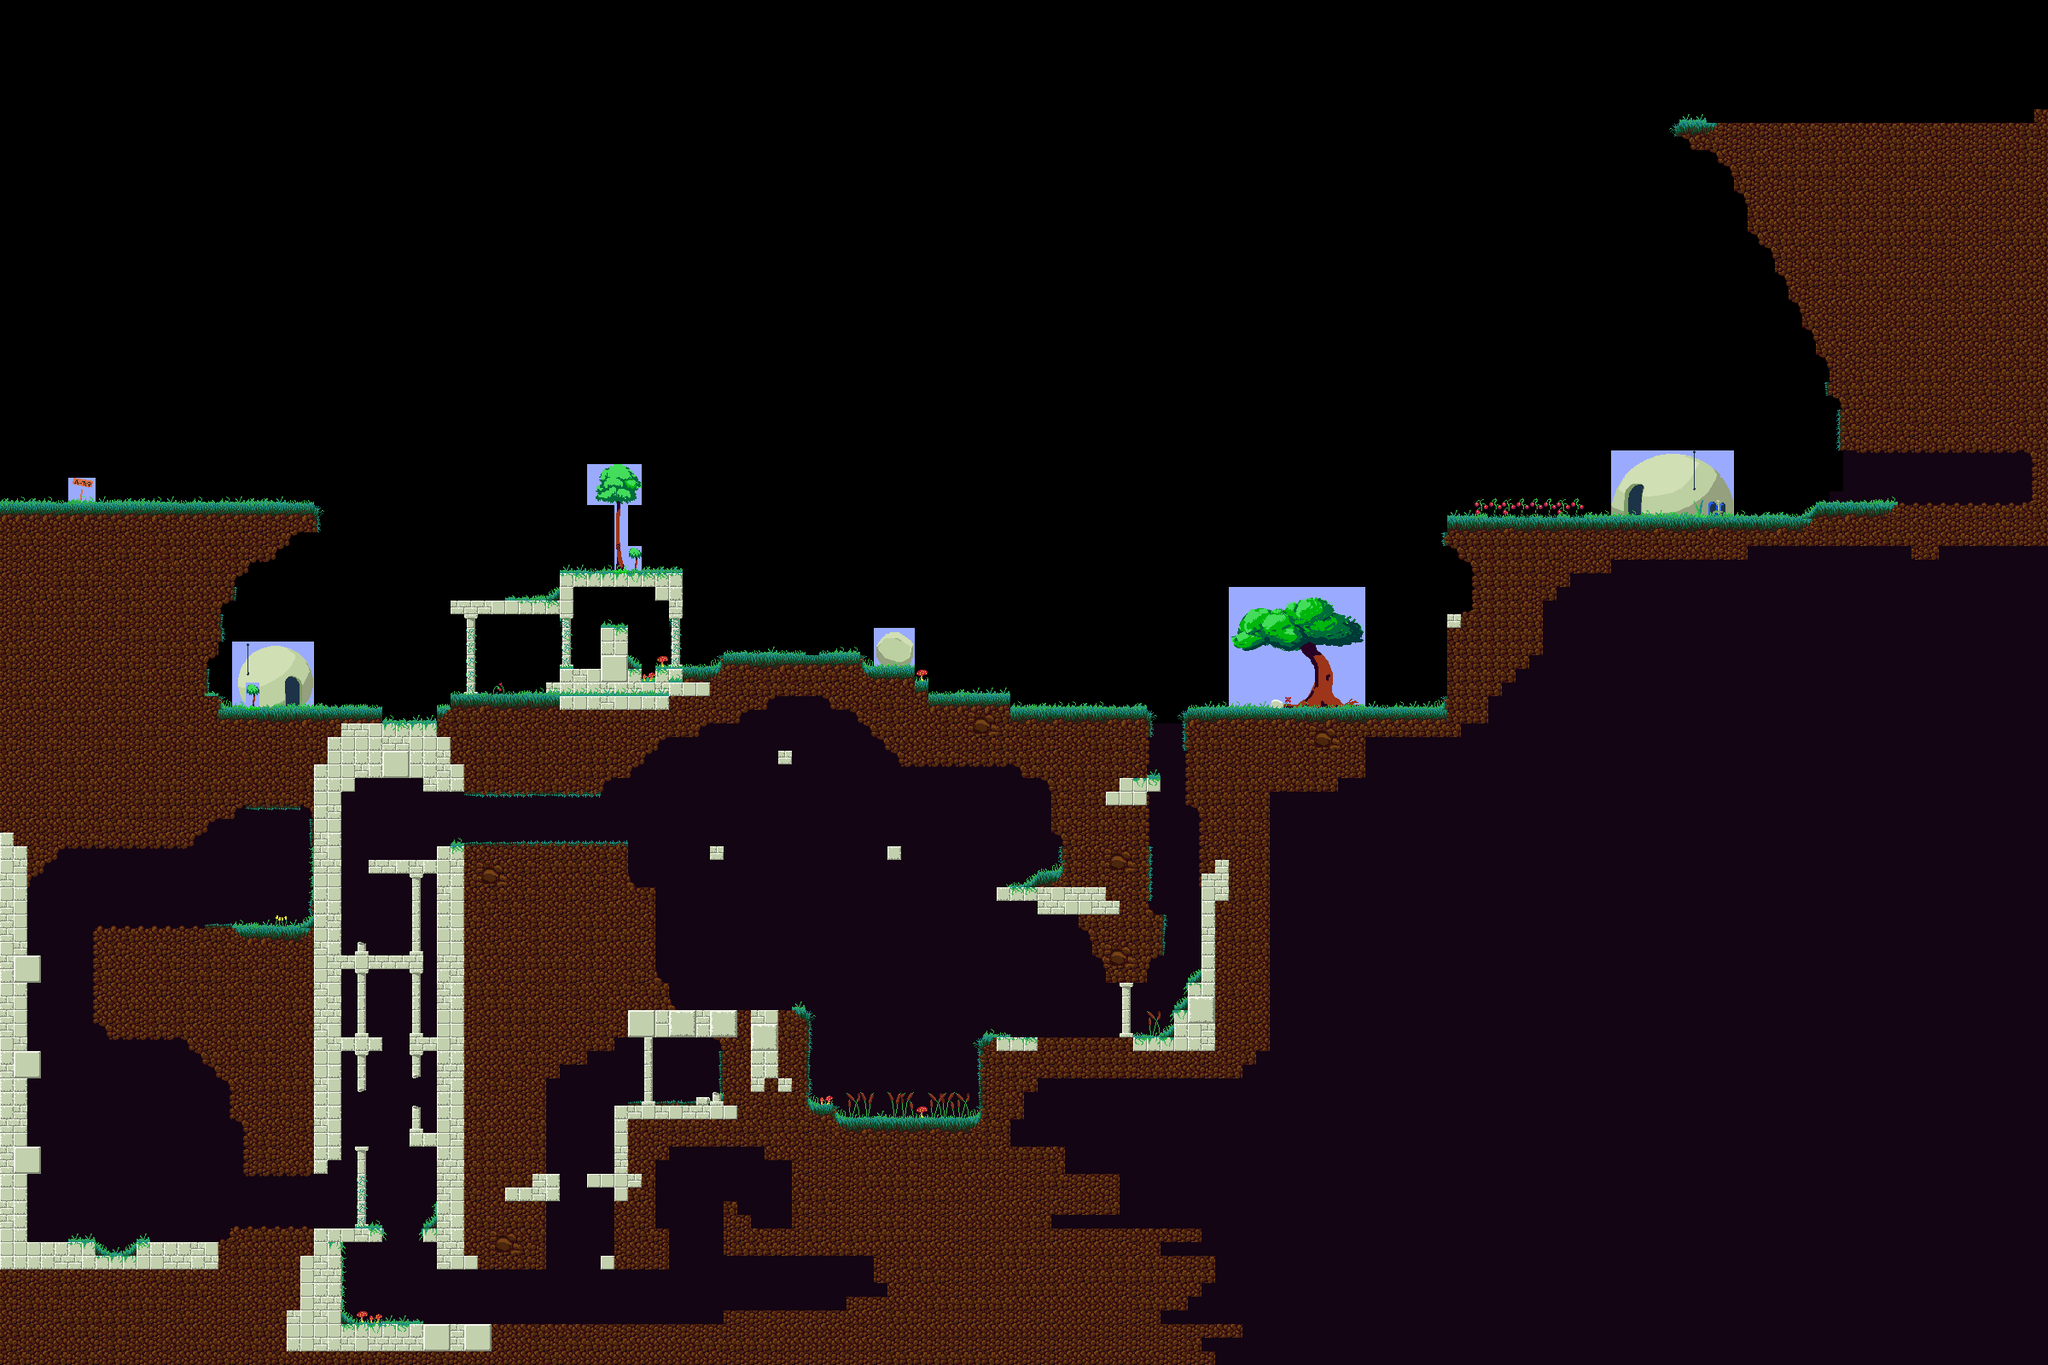

Below is a game level as drawn by its tile map, then a one-line description and the .tmx that defines it (tile-layer data replaced by summaries):
An orthogonal 150x100 tile map with 16x16 px tiles, 3 tile layers (Background, Midground, Foreground), 2 tilesets and 12 objects (10x Enemy, 2x Item).

<map version="1.0" orientation="orthogonal" width="150" height="100" tilewidth="16" tileheight="16">
 <tileset firstgid="1" name="FroglandTiles" tilewidth="16" tileheight="16">
  <image source="Frogland.png" width="320" height="192" />
  <tile id="1">
   <properties>
    <property name="cloud" value="true" />
   </properties>
  </tile>
 </tileset>
 <tileset firstgid="241" name="DoodadTiles" tilewidth="16" tileheight="16">
  <image source="Frogland Doodads.png" width="640" height="320" />
 </tileset>
 <layer name="Background" width="150" height="100">
  <data>[15000 cells, 7154 non-empty, 213 distinct tile ids]</data>
 </layer>
 <layer name="Midground" width="150" height="100">
  <data>[15000 cells, 6435 non-empty, 83 distinct tile ids]</data>
 </layer>
 <layer name="Foreground" width="150" height="100">
  <data>[15000 cells, 266 non-empty, 53 distinct tile ids]</data>
 </layer>
 <objectgroup name="Items" width="150" height="100">
  <object name="Apple" type="Item" x="1183" y="1016" width="9" height="9" />
  <object name="Cool Item" type="Item" x="800" y="1256" width="21" height="20" />
 </objectgroup>
 <objectgroup name="Enemies" width="150" height="100">
  <object name="Dork" type="Enemy" x="1103" y="1284" width="21" height="25">
   <ellipse />
  </object>
  <object name="Dork" type="Enemy" x="956" y="1272" width="20" height="22">
   <ellipse />
  </object>
  <object name="Spore Blaster" type="Enemy" x="946" y="819" width="18" height="18">
   <ellipse />
  </object>
  <object name="Dork" type="Enemy" x="408" y="1064" width="33" height="31">
   <ellipse />
  </object>
  <object name="Dork" type="Enemy" x="344" y="1407" width="31" height="29">
   <ellipse />
  </object>
  <object name="Spore Blaster" type="Enemy" x="501" y="1054" width="21" height="24">
   <ellipse />
  </object>
  <object name="Buzzar" type="Enemy" x="668" y="1281" width="31" height="31">
   <ellipse />
  </object>
  <object name="Spore Blaster" type="Enemy" x="95" y="1133" width="29" height="33">
   <ellipse />
  </object>
  <object name="Buzzar" type="Enemy" x="203" y="1283" width="29" height="35">
   <ellipse />
  </object>
  <object name="Buzar" type="Enemy" x="105" y="1289" width="37" height="36">
   <ellipse />
  </object>
 </objectgroup>
</map>